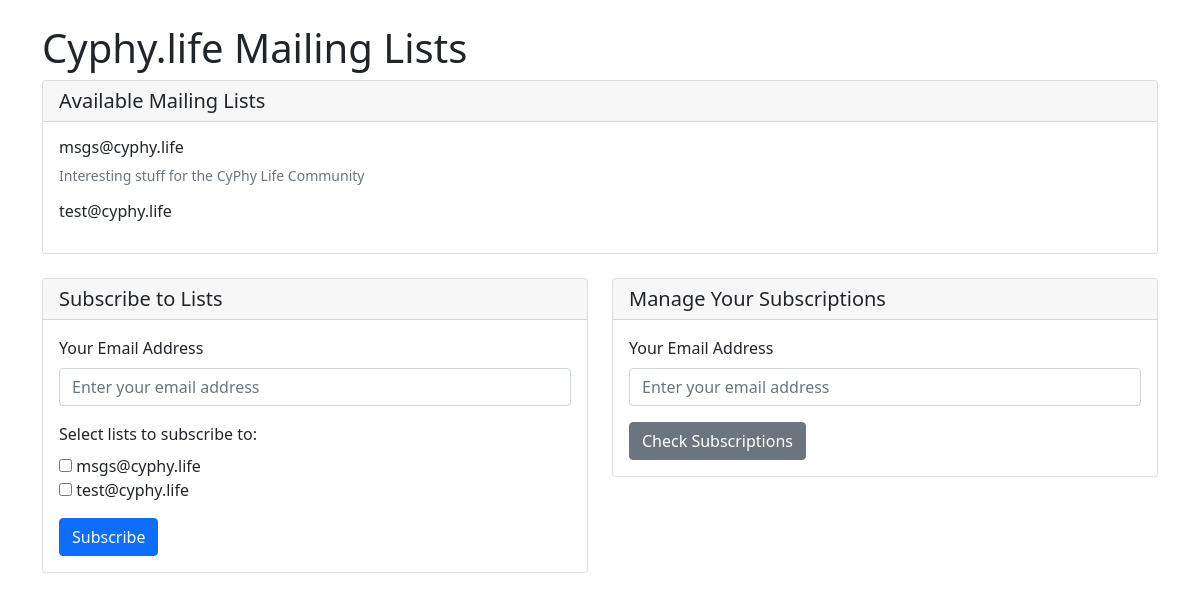
Before: / with the older database file.
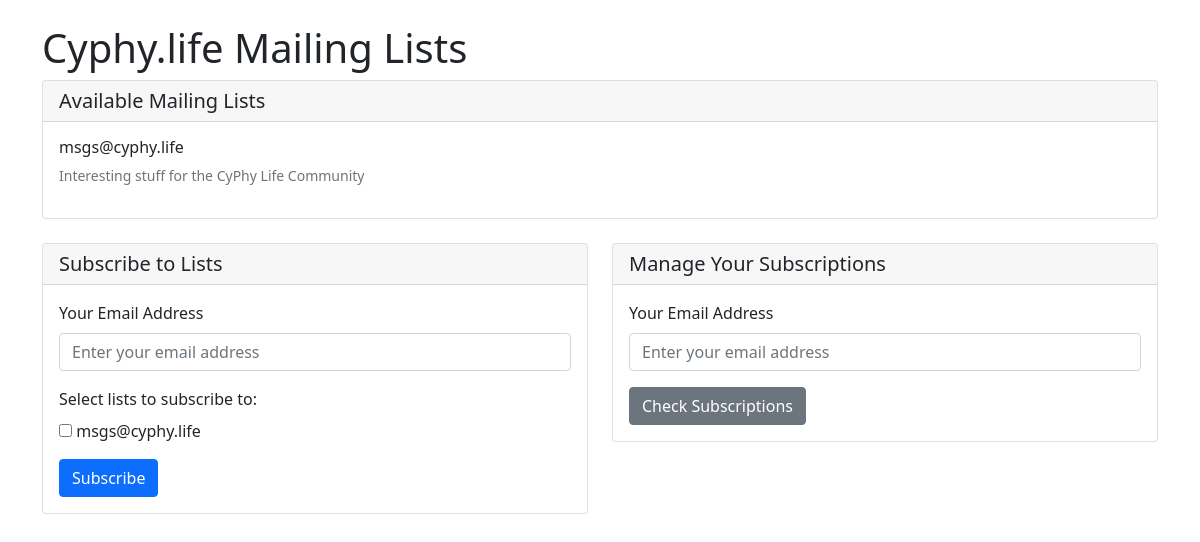
After: the same page with the newer database file.
### emails/models.py (models this page shows)
class MailingList(models.Model):
    alias = models.CharField(max_length=100, unique=True)  # e.g., "msgs@cyphy.life"
    description = models.TextField(blank=True)
    created_at = models.DateTimeField(auto_now_add=True)
    def __str__(self):
        return self.alias

### emails/views.py (the view, shortened to what this page needs)
# urls.py: path('', views.mailing_lists, name='mailing_lists'),
def mailing_lists(request):
    return render(request, 'emails/mailing_lists.html', {
        'form': SubscriptionForm(),
        'unsubscribe_form': UnsubscribeForm(),
        'mailing_lists': MailingList.objects.all(),
    })

### emails/forms.py
class SubscriptionForm(forms.Form):
    email = forms.EmailField(
        widget=forms.EmailInput(attrs={
            'class': 'form-control',
            'placeholder': 'Enter your email address'
        })
    )
    mailing_lists = forms.ModelMultipleChoiceField(
        queryset=MailingList.objects.all(),
        widget=forms.CheckboxSelectMultiple,
        required=False,
        label='Select lists to subscribe to:'
    )

class UnsubscribeForm(forms.Form):
    email = forms.EmailField(
        widget=forms.EmailInput(attrs={
            'class': 'form-control',
            'placeholder': 'Enter your email address'
        })
    )

### emails/templates/emails/mailing_lists.html (shortened to what this page needs)
{% extends "base.html" %}
{% block content %}
<div class="container mt-4">
    <h1>Cyphy.life Mailing Lists</h1>
    <div class="row">
        <div class="col-md-12 mb-4">
            <div class="card">
                <div class="card-header">
                    <h5 class="card-title mb-0">Available Mailing Lists</h5>
                </div>
                <div class="card-body">
                    {% for list in mailing_lists %}
                    <div class="mb-3">
                        <h6>{{ list.alias }}</h6>
                        {% if list.description %}
                        <p class="text-muted small">{{ list.description }}</p>
                        {% endif %}
                    </div>
                    {% endfor %}
                </div>
            </div>
        </div>
        <div class="col-md-6 mb-4">
            <div class="card">
                <div class="card-header">
                    <h5 class="card-title mb-0">Subscribe to Lists</h5>
                </div>
                <div class="card-body">
                    <form method="post">
                        <div class="mb-3">
                            <label for="{{ form.email.id_for_label }}" class="form-label">Your Email Address</label>
                            {{ form.email }}
                        </div>
                        <div class="mb-3">
                            {{ form.mailing_lists.label_tag }}
                            <div class="mt-2">
                                {{ form.mailing_lists }}
                            </div>
                        </div>
                        <button type="submit" class="btn btn-primary">Subscribe</button>
                    </form>
                </div>
            </div>
        </div>
        <div class="col-md-6 mb-4">
            <div class="card">
                <div class="card-header">
                    <h5 class="card-title mb-0">Manage Your Subscriptions</h5>
                </div>
                <div class="card-body">
                    {% if not user_subscriptions %}
                    <form method="post">
                        <div class="mb-3">
                            <label for="{{ unsubscribe_form.email.id_for_label }}" class="form-label">Your Email Address</label>
                            {{ unsubscribe_form.email }}
                        </div>
                        <button type="submit" class="btn btn-secondary">Check Subscriptions</button>
                    </form>
                    {% endif %}
                </div>
            </div>
        </div>
    </div>
</div>
{% endblock %}

### templates/base.html (shortened to what this page needs)
<!DOCTYPE html>
<html lang="en">
<head>
    <link href="https://cdn.jsdelivr.net/npm/bootstrap@5.1.3/dist/css/bootstrap.min.css" rel="stylesheet">
</head>
<body>
    {% block content %}
    {% endblock %}
</body>
</html>

Changed rows visible on the page:
removed MailingList: alias "test@cyphy.life"
Other visible differences:
form field mailing_lists: "☐ ☐" → "☐"
text no longer shown: "msgs@cyphy.life test@cyphy.life"
text now shown: "msgs@cyphy.life"
